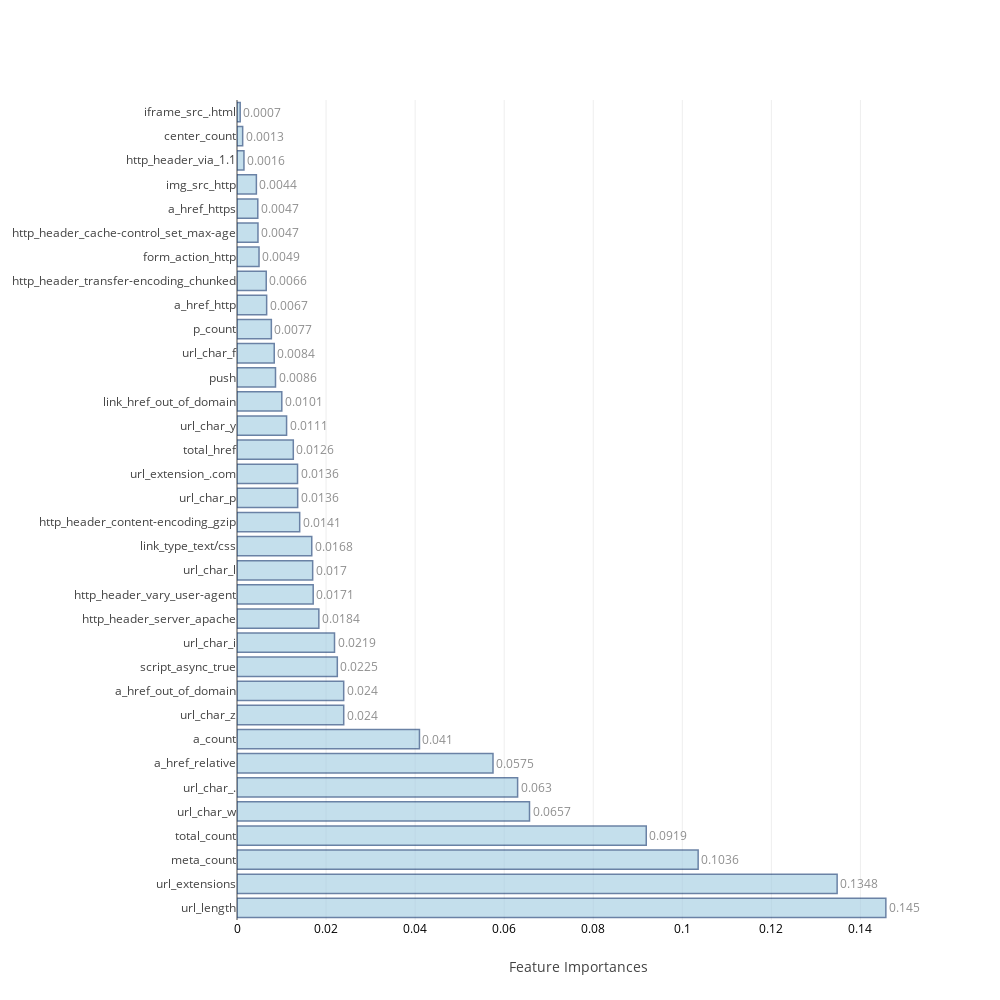
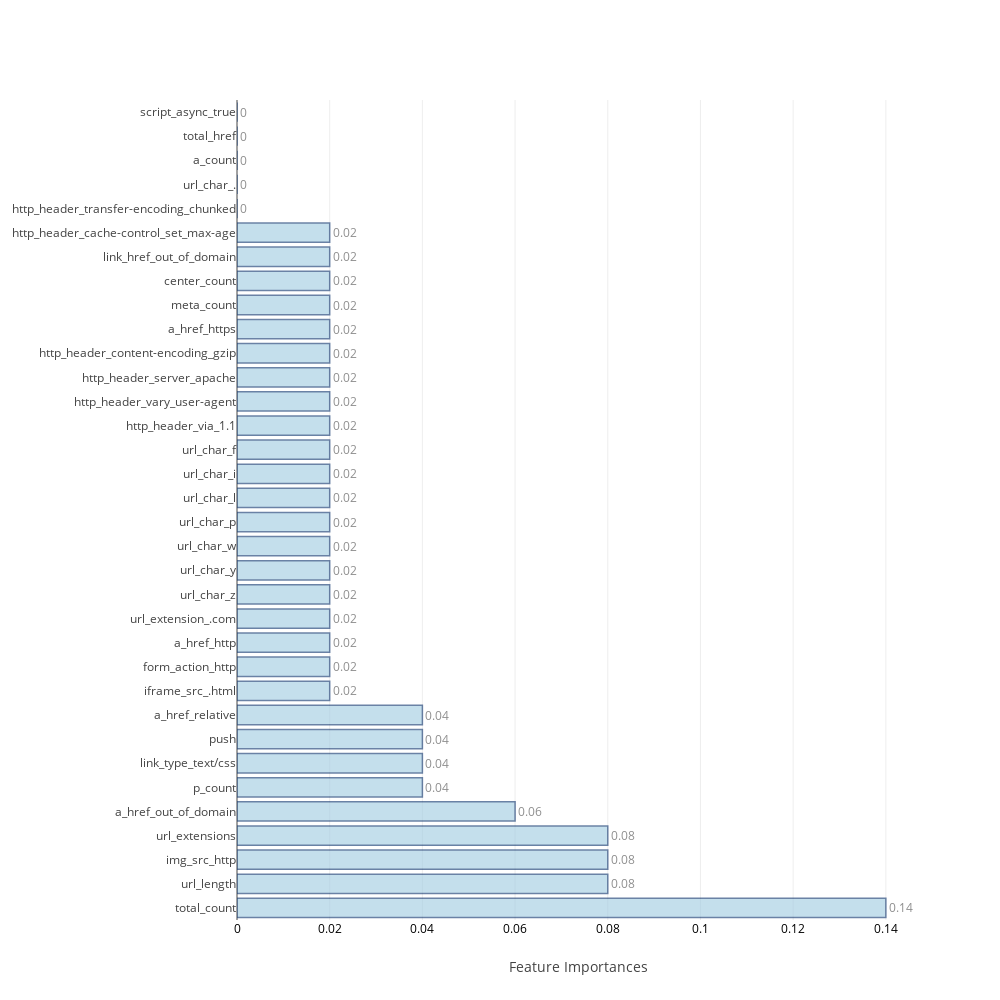
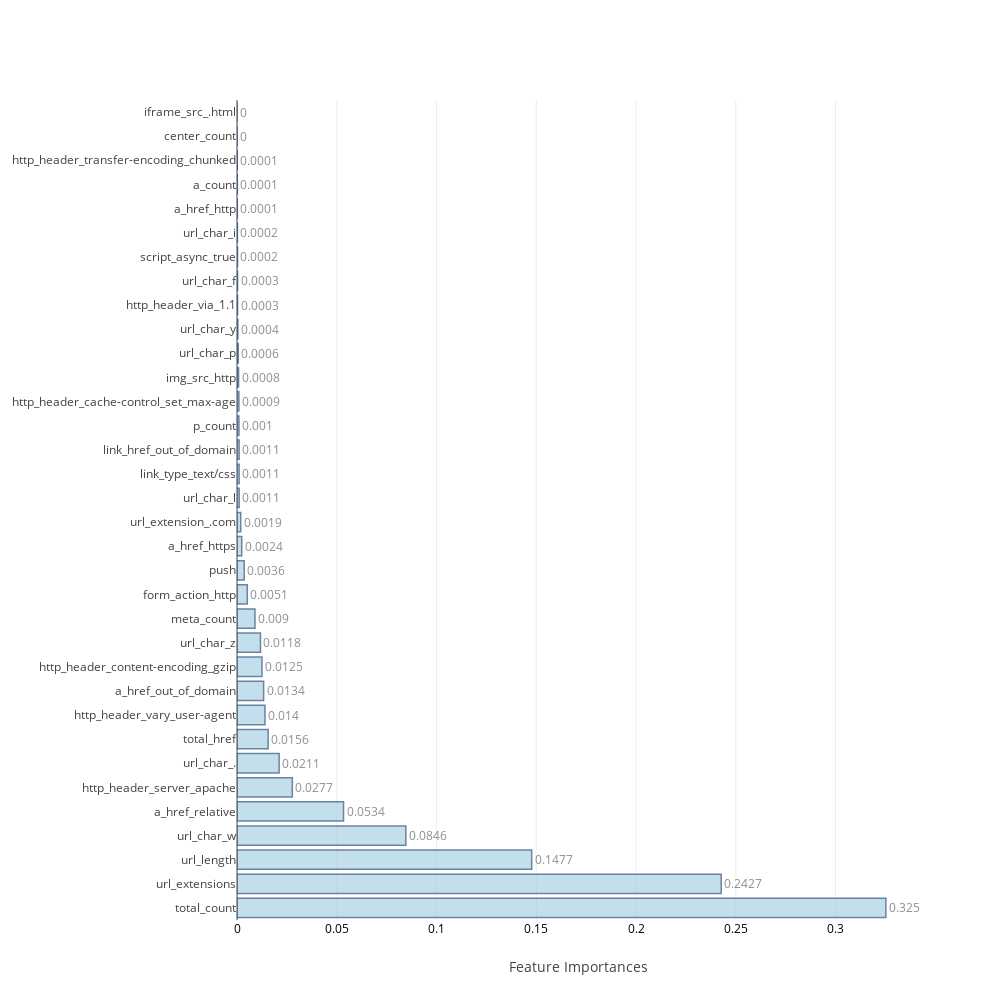
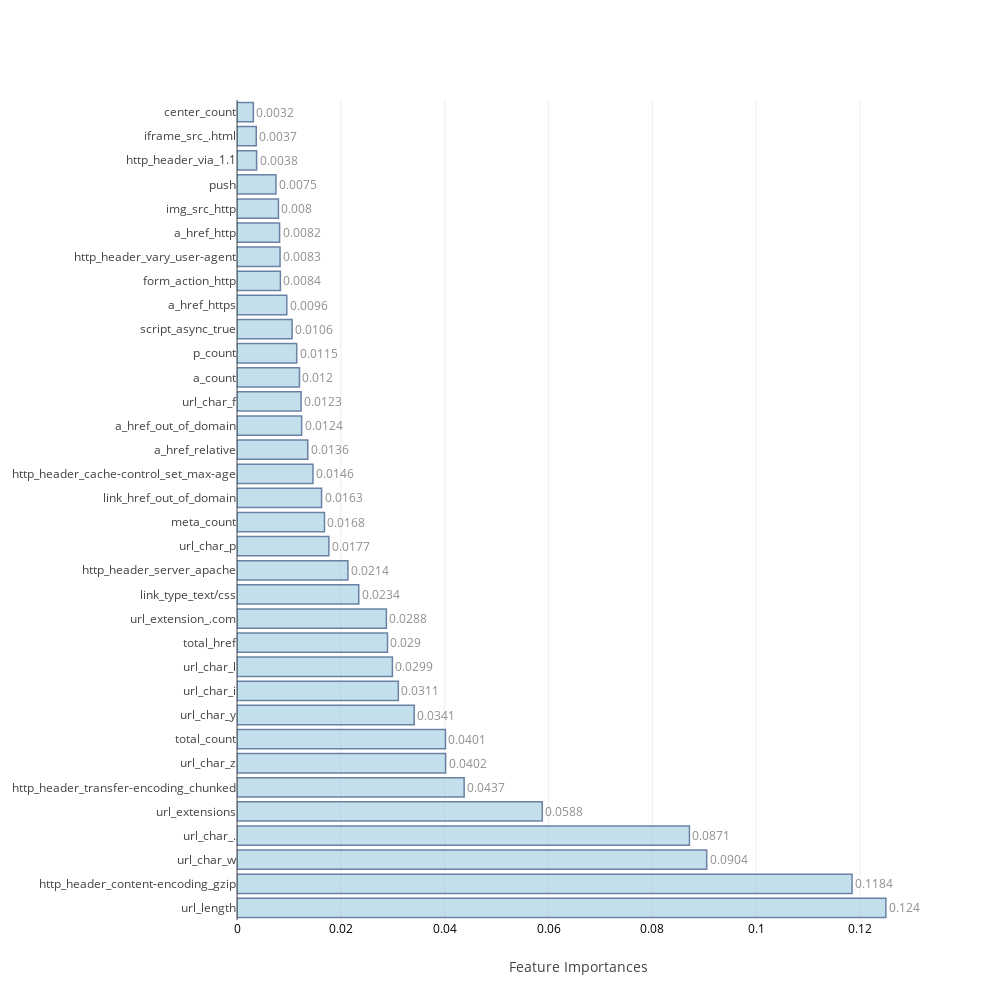

Write notebook code for charts like these, in order.
### Markdown cell above
### <a id='1' style="text-decoration : none; color : #000000;"> 1. Initial Models</a>

### Code cell
df_sel=df[columns].copy(deep=True)

train=df_sel.iloc[:31346,:]
train_X=train.iloc[:,train.columns!='Target'].values
train_Y=train.Target.values

scaler=StandardScaler()
scaled_X_train=scaler.fit_transform(train_X)

test=df_sel.iloc[31346:,:]
test_X=test.iloc[:,test.columns!='Target'].values
test_Y=test.Target.values
scaled_X_test=scaler.transform(test_X)
columns.remove('Target')

ind_columns=['KNeighborsClassifier','RandomForestClassifier','AdaBoostClassifier',
             'GradientBoostingClassifier','ExtraTreeClassifier','XGB','BaggingClassifier','Neural Network-1']

f=[KNN_model,RandomForest,AdaBoost,GradientBoosting, ExtraTree,XGB,Bagging,DeepLearning1]

## Table to store training and test measures
table_80_50_train=pd.DataFrame(columns=['accuracy','TP','TN','FP','FN','FPR','FNR'])
table_80_50_test=pd.DataFrame(columns=['accuracy','TP','TN','FP','FN','FPR','FNR','auc','MCC','Precision','Recall'])

feat_imp=[None]*5
j=0
for i in range(0,8):
    if i>=1 and i<=5:
        model,cm_train,cm_test,acc_train,acc_test,roc_auc,feat_imp[j],mcc,prec,rec=f[i](scaled_X_train,train_Y,scaled_X_test,test_Y,columns)
        j=j+1
    else:
        model,cm_train,cm_test,acc_train,acc_test,roc_auc,mcc,prec,rec=f[i](scaled_X_train,train_Y,scaled_X_test,test_Y)
    table_80_50_train.loc[i]=   ([acc_train,cm_train.TP,cm_train.TN,cm_train.FP,cm_train.FN,cm_train.FPR,cm_train.FNR])
    table_80_50_test.loc[i] =   ([acc_test ,cm_test.TP, cm_test.TN, cm_test.FP, cm_test.FN, cm_test.FPR, cm_test.FNR,roc_auc,mcc,prec,rec])
    print("\n")

### Figure 1 — Plotly figure (JSON) as saved in the notebook; plotly's stock layout.template omitted (floating-point values rounded to 4 significant figures)
{"data": [{"marker": {"color": "rgb(158,202,225)", "line": {"color": "rgb(8,48,107)", "width": 1.5}}, "opacity": 0.6, "orientation": "h", "text": [0.1457, 0.1348, 0.1036, 0.0919, 0.0657, 0.063, 0.0575, 0.041, 0.024, 0.024, 0.0225, 0.0219, 0.0184, 0.0171, 0.017, 0.0168, 0.0141, 0.0136, 0.0136, 0.0126, 0.0111, 0.0101, 0.0086, 0.0084, 0.0077, 0.0067, 0.0066, 0.0049, 0.0047, 0.0047, 0.0044, 0.0016, 0.0013, 0.0007], "textposition": "outside", "type": "bar", "uid": "39aa653d-0ae1-4869-8cbd-74df14a038d2", "x": [0.1457, 0.1348, 0.1036, 0.0919, 0.06569, 0.06301, 0.05749, 0.04097, 0.02397, 0.02396, 0.02252, 0.0219, 0.01838, 0.01711, 0.01699, 0.01679, 0.01408, 0.01363, 0.01359, 0.01264, 0.01113, 0.01006, 0.008645, 0.008361, 0.007714, 0.006658, 0.006564, 0.004948, 0.004709, 0.004668, 0.004353, 0.001561, 0.001274, 0.0007183], "y": ["url_length", "url_extensions", "meta_count", "total_count", "url_char_w", "url_char_.", "a_href_relative", "a_count", "url_char_z", "a_href_out_of_domain", "script_async_true", "url_char_i", "http_header_server_apache", "http_header_vary_user-agent", "url_char_l", "link_type_text/css", "http_header_content-encoding_gzip", "url_char_p", "url_extension_.com", "total_href", "url_char_y", "link_href_out_of_domain", "push", "url_char_f", "p_count", "a_href_http", "http_header_transfer-encoding_chunked", "form_action_http", "http_header_cache-control_set_max-age", "a_href_https", "img_src_http", "http_header_via_1.1", "center_count", "iframe_src_.html"]}], "layout": {"autosize": false, "height": 1000, "width": 1000, "xaxis": {"tickfont": {"color": "black", "size": 12}, "title": "Feature Importances"}, "yaxis": {"automargin": true}}}

### Figure 2 — Plotly figure (JSON) as saved in the notebook; plotly's stock layout.template omitted (floating-point values rounded to 4 significant figures)
{"data": [{"marker": {"color": "rgb(158,202,225)", "line": {"color": "rgb(8,48,107)", "width": 1.5}}, "opacity": 0.6, "orientation": "h", "text": [0.14, 0.08, 0.08, 0.08, 0.06, 0.04, 0.04, 0.04, 0.04, 0.02, 0.02, 0.02, 0.02, 0.02, 0.02, 0.02, 0.02, 0.02, 0.02, 0.02, 0.02, 0.02, 0.02, 0.02, 0.02, 0.02, 0.02, 0.02, 0.02, 0, 0, 0, 0, 0], "textposition": "outside", "type": "bar", "uid": "2bc3e9d7-570b-4064-bd80-f61592ca2ceb", "x": [0.14, 0.08, 0.08, 0.08, 0.06, 0.04, 0.04, 0.04, 0.04, 0.02, 0.02, 0.02, 0.02, 0.02, 0.02, 0.02, 0.02, 0.02, 0.02, 0.02, 0.02, 0.02, 0.02, 0.02, 0.02, 0.02, 0.02, 0.02, 0.02, 0, 0, 0, 0, 0], "y": ["total_count", "url_length", "img_src_http", "url_extensions", "a_href_out_of_domain", "p_count", "link_type_text/css", "push", "a_href_relative", "iframe_src_.html", "form_action_http", "a_href_http", "url_extension_.com", "url_char_z", "url_char_y", "url_char_w", "url_char_p", "url_char_l", "url_char_i", "url_char_f", "http_header_via_1.1", "http_header_vary_user-agent", "http_header_server_apache", "http_header_content-encoding_gzip", "a_href_https", "meta_count", "center_count", "link_href_out_of_domain", "http_header_cache-control_set_max-age", "http_header_transfer-encoding_chunked", "url_char_.", "a_count", "total_href", "script_async_true"]}], "layout": {"autosize": false, "height": 1000, "width": 1000, "xaxis": {"tickfont": {"color": "black", "size": 12}, "title": "Feature Importances"}, "yaxis": {"automargin": true}}}

### Figure 3 — Plotly figure (JSON) as saved in the notebook; plotly's stock layout.template omitted (floating-point values rounded to 4 significant figures)
{"data": [{"marker": {"color": "rgb(158,202,225)", "line": {"color": "rgb(8,48,107)", "width": 1.5}}, "opacity": 0.6, "orientation": "h", "text": [0.3252, 0.2427, 0.1477, 0.0846, 0.0534, 0.0277, 0.0211, 0.0156, 0.014, 0.0134, 0.0125, 0.0118, 0.009, 0.0051, 0.0036, 0.0024, 0.0019, 0.0011, 0.0011, 0.0011, 0.001, 0.0009, 0.0008, 0.0006, 0.0004, 0.0003, 0.0003, 0.0002, 0.0002, 0.0001, 0.0001, 0.0001, 0, 0], "textposition": "outside", "type": "bar", "uid": "b5cc917a-604d-46f8-ac20-d61de40f78a5", "x": [0.3252, 0.2427, 0.1477, 0.08463, 0.05339, 0.02773, 0.02112, 0.01559, 0.01401, 0.01335, 0.01251, 0.01176, 0.008995, 0.005132, 0.003596, 0.002364, 0.001871, 0.001084, 0.001069, 0.001059, 0.0009596, 0.0009333, 0.000782, 0.0006235, 0.0004275, 0.0002802, 0.0002755, 0.0002438, 0.00019, 0.0001449, 0.0001398, 0.0001195, 2.271e-05, 0], "y": ["total_count", "url_extensions", "url_length", "url_char_w", "a_href_relative", "http_header_server_apache", "url_char_.", "total_href", "http_header_vary_user-agent", "a_href_out_of_domain", "http_header_content-encoding_gzip", "url_char_z", "meta_count", "form_action_http", "push", "a_href_https", "url_extension_.com", "url_char_l", "link_type_text/css", "link_href_out_of_domain", "p_count", "http_header_cache-control_set_max-age", "img_src_http", "url_char_p", "url_char_y", "http_header_via_1.1", "url_char_f", "script_async_true", "url_char_i", "a_href_http", "a_count", "http_header_transfer-encoding_chunked", "center_count", "iframe_src_.html"]}], "layout": {"autosize": false, "height": 1000, "width": 1000, "xaxis": {"tickfont": {"color": "black", "size": 12}, "title": "Feature Importances"}, "yaxis": {"automargin": true}}}

### Figure 4 — Plotly figure (JSON) as saved in the notebook; plotly's stock layout.template omitted (floating-point values rounded to 4 significant figures)
{"data": [{"marker": {"color": "rgb(158,202,225)", "line": {"color": "rgb(8,48,107)", "width": 1.5}}, "opacity": 0.6, "orientation": "h", "text": [0.1249, 0.1184, 0.0904, 0.0871, 0.0588, 0.0437, 0.0402, 0.0401, 0.0341, 0.0311, 0.0299, 0.029, 0.0288, 0.0234, 0.0214, 0.0177, 0.0168, 0.0163, 0.0146, 0.0136, 0.0124, 0.0123, 0.012, 0.0115, 0.0106, 0.0096, 0.0084, 0.0083, 0.0082, 0.008, 0.0075, 0.0038, 0.0037, 0.0032], "textposition": "outside", "type": "bar", "uid": "d8f55d72-ed47-4506-bd58-ee698a67b55f", "x": [0.1249, 0.1184, 0.09045, 0.08712, 0.05878, 0.04374, 0.04018, 0.04014, 0.03413, 0.03106, 0.02992, 0.02898, 0.02876, 0.02344, 0.02136, 0.01769, 0.01685, 0.01628, 0.01463, 0.01362, 0.01245, 0.01234, 0.01203, 0.0115, 0.01061, 0.009585, 0.008354, 0.00829, 0.0082, 0.007979, 0.0075, 0.003779, 0.003707, 0.003151], "y": ["url_length", "http_header_content-encoding_gzip", "url_char_w", "url_char_.", "url_extensions", "http_header_transfer-encoding_chunked", "url_char_z", "total_count", "url_char_y", "url_char_i", "url_char_l", "total_href", "url_extension_.com", "link_type_text/css", "http_header_server_apache", "url_char_p", "meta_count", "link_href_out_of_domain", "http_header_cache-control_set_max-age", "a_href_relative", "a_href_out_of_domain", "url_char_f", "a_count", "p_count", "script_async_true", "a_href_https", "form_action_http", "http_header_vary_user-agent", "a_href_http", "img_src_http", "push", "http_header_via_1.1", "iframe_src_.html", "center_count"]}], "layout": {"autosize": false, "height": 1000, "width": 1000, "xaxis": {"tickfont": {"color": "black", "size": 12}, "title": "Feature Importances"}, "yaxis": {"automargin": true}}}
